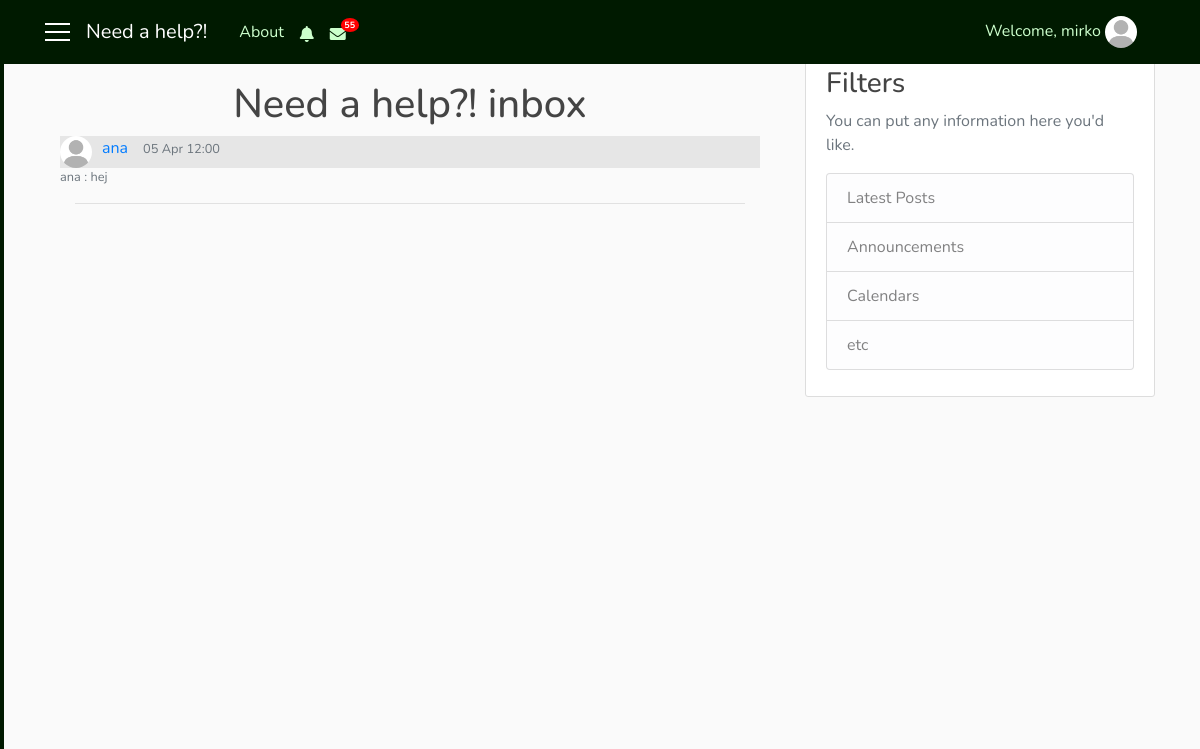
The page /chat/inbox/3 (signed in) on the database its author committed.
### user/models.py (models this page shows, shortened)
class RepairmanNotifications(models.Model):
    repairman = models.ForeignKey(User, on_delete=models.CASCADE)
    notification = models.CharField(max_length=1000)
    url_to_go = models.CharField(max_length=200, default='-')
    date = models.DateTimeField(auto_now_add=True)
    seen = models.BooleanField(default=False)
    remove = models.BooleanField(default=False)

class Profile(models.Model):
    user = models.OneToOneField(User, on_delete=models.CASCADE)
    gender = models.CharField(max_length=10, choices=GENDER)
    address = models.CharField(max_length=50)
    birth_date = models.DateField(null=True)
    phone_number = models.CharField(max_length=100)
    costs = models.IntegerField(default=100)
    role = models.CharField(max_length=15, choices=ROLES)
    profession = models.CharField(max_length=250, choices=PROFESSION, default='Other')
    knowledges = models.TextField(max_length=1000)
    rating = models.FloatField(default=0.0)
    rated = models.IntegerField(default=0)
    hired = models.IntegerField(default=0)
    num_hires = models.IntegerField(default=0)
    photo = models.ImageField(default='default_user.jpg', upload_to='profile_user')

### chat/models.py (models this page shows)
class ChatMessage(models.Model):
    thread = models.ForeignKey(Thread, null=True, blank=True, on_delete=models.SET_NULL)
    user = models.ForeignKey(User, verbose_name='sender', on_delete=models.CASCADE)
    message = models.TextField()
    timestamp = models.DateTimeField(auto_now_add=True)

### chat/views.py (the view)
# urls.py: path("inbox/<int:pk>", InboxView.as_view(), name='inbox'),
class InboxView(LoginRequiredMixin, ListView):
    template_name = 'chat/inbox.html'
    context_object_name = 'users'
    def get_queryset(self):
        return ChatMessage.objects.filter(Q(thread__first=self.request.user) | Q(thread__second=self.request.user)).order_by('-timestamp').distinct()
    def get_context_data(self, **kwargs):
        context = super().get_context_data(**kwargs)
        us = self.request.user
        thrd = Thread.objects.filter(Q(first=self.request.user) | Q(second=self.request.user))
        not_r = RepairmanNotifications.objects.filter(repairman=us, remove=False).order_by('-date')
        not_c = ClientNotifications.objects.filter(client=us, remove=False).order_by('-date')
        not_rep = RepairmanNotifications.objects.filter(repairman=us, seen=False).count()
        not_cli = ClientNotifications.objects.filter(client=us, seen=False).count()
        context['not_r'] = not_r
        context['not_c'] = not_c
        context['not_rep'] = not_rep
        context['not_cli'] = not_cli
        context['th'] = thrd
        return context

### chat/templates/chat/inbox.html (shortened to what this page needs)
{% extends "need_a_help_app/base.html" %}
{% block notify_repairman %}
    {% if not_r %}
        <i class="nav-item nav-link fas fa-bell mt-1 popOver" data-title="Notifications" data-content="
            <div class='container'>
                {% for n in not_r|slice:'5' %}
                    <div {% if not n.seen %}class='row not_seen'{% else %}class='row not_row' style='cursor: pointer;'{% endif %} onclick='location.href=&quot;{{ n.url_to_go }}?not={{ n.id }}&quot;;'>
                        {{ n.notification }}
                        <div class='col-sm-3 col-md-3 col-lg-3'>
                            <small class='text-secondary text-muted'>{{ n.date|date:'dM H:i' }}</small>
                        </div>
                    </div>
                    <hr width=100%>
                {% endfor %}
                <div class='row'>
                    <div class='col-sm-12 col-md-12 col-lg-12 pl-5'>
                        <a href='{% url 'notifications_repairman' user.id %}'>Show all notifications</a>
                    </div>
                </div>
            </div>" data-placement="bottom" data-html="true" data-toggle="popover" data-container="body" data-trigger="click"></i>
    {% else %}
        <i class="nav-item nav-link fas fa-bell mt-1 popOver" data-title="Notifications" data-content="
            <h6 class='text-secondary text-muted' align='center'>No results</h6>" data-placement="bottom" data-html="true" data-toggle="popover" data-container="body" data-trigger="hover"></i>
    {% endif %}
{% endblock %}
{% block mess_client %}
        <span class="badge badge-notify-mess">55</span>
{% endblock %}
{% block content %}
    <div class="container mt-4">
        <h1 align="center">Need a help?! inbox</h1>
        {% if users %}
            <div class='container'>
               {% for u in users|slice:'1' %}
                    {% if u.user == user %}
                        {% if u.user == u.thread.first %}
                             <div class="row not_seen" onclick="location.href=&quot;{% url 'messages' u.thread.second %}&quot;;">
                        {% else %}
                             <div class="row not_seen" onclick="location.href=&quot;{% url 'messages' u.thread.first %}&quot;;">
                        {% endif %}
                    {% else %}
                        <div class="row not_seen" onclick="location.href=&quot;{% url 'messages' u.user %}&quot;;">
                    {% endif %}
                        {% if u.user == user %}
                            {% if u.user == u.thread.first %}
                                <a href="{% url 'info' u.thread.second.id %}"><img class="rounded-circle navbar-img" src="{{ u.thread.second.profile.photo.url }}"></a>
                            {% else %}
                                <a href="{% url 'info' u.thread.first.id %}"><img class="rounded-circle navbar-img" src="{{ u.thread.first.profile.photo.url }}"></a>
                            {% endif %}
                    {% else %}
                        <a href="{% url 'info' u.user.id %}"><img class="rounded-circle navbar-img" src="{{u.user.profile.photo.url }}"></a>
                    {% endif %}
                    {% if u.user == user %}
                        {% if u.user == u.thread.first %}
                            <a href="{% url 'info' u.thread.second.id %}">{{ u.thread.second }}</a>
                        {% else  %}
                            <a href="{% url 'info' u.thread.first.id %}">{{ u.thread.first }}</a>
                        {% endif %}
                    {% else %}
                            <a href="{% url 'info' u.user.id %}">{{ u.user }}</a>
                    {% endif %}
                        <div class="col-sm-3 col-md-3 col-lg-3">
                            <small class="text-secondary text-muted">{{ u.timestamp|date:'d M H:i' }}</small>
                        </div>
                    </div>
                     <div class="row">
                            {% if u.user == user %}
                                 <small class="text-secondary text-muted">You : {{u.message}}</small>
                            {% else %}
                                 <small class="text-secondary text-muted">{{u.user}} : {{u.message}}</small>
                            {% endif %}
                        </div>
                    <hr width=100%>
               {% endfor %}
            </div>
        {% endif %}
    </div>
{% endblock %}

### need_a_help_app/templates/need_a_help_app/base.html (shortened to what this page needs)
{% load static %}
<!DOCTYPE html>
<html>
    <head>
        <link rel="stylesheet" href="https://maxcdn.bootstrapcdn.com/bootstrap/4.0.0/css/bootstrap.min.css">
        <link rel="stylesheet" href="https://use.fontawesome.com/releases/v5.7.2/css/all.css">
        <link rel="stylesheet" type="text/css" href="{% static 'need_a_help_app/style.css' %}">
    </head>
    <body>
      <div id="wrapper">
          {% if user.is_authenticated and user.profile.role == 'client' %}
            <div id="sidebar-wrapper">
                <ul class="sidebar-nav">
                    <div class="list-group pt-2 d-none d-sm-none d-md-block d-lg-block">
                      <a class="list-group-item sb" href="{% url 'main_client' %}"><i class="fa fa-home fa-fw" aria-hidden="true"></i>&nbsp; Home</a>
                      <a class="list-group-item sb" href="{% url 'inbox' user.id %}"><i class="fa fa-envelope fa-fw" aria-hidden="true"></i>&nbsp; Messages</a>
                      <a class="list-group-item sb" href="{% url 'notifications_client' user.id %}"><i class="fa fa-bell fa-fw" aria-hidden="true"></i>&nbsp; My notifications</a>
                      <a class="list-group-item sb" href="{% url 'profile' user.id %}"><i class="fa fa-cog fa-fw" aria-hidden="true"></i>&nbsp; Settings</a>
                      <a class="list-group-item sb" href="{% url 'favorites' %}"><i class="fa fa-star fa-fw" aria-hidden="true"></i>&nbsp; My favourites</a>
                    </div>
                    <div class="list-group pt-2 d-block d-sm-block d-md-none d-lg-none">
                      <a class="list-group-item sb" href="{% url 'main_client' %}"><i class="fa fa-home fa-fw" aria-hidden="true"></i></a>
                      <a class="list-group-item sb" href="{% url 'inbox' user.id %}"><i class="fa fa-envelope fa-fw" aria-hidden="true"></i></a>
                      <a class="list-group-item sb" href="{% url 'notifications_client' user.id %}"><i class="fa fa-bell fa-fw" aria-hidden="true"></i></a>
                      <a class="list-group-item sb" href="{% url 'profile' user.id %}"><i class="fa fa-cog fa-fw" aria-hidden="true"></i></a>
                      <a class="list-group-item sb" href="{% url 'favorites' %}"><i class="fa fa-star fa-fw" aria-hidden="true"></i></a>
                      {% block bell_cli %}{% endblock %}
                    </div>
                </ul>
            </div>
          {% elif user.is_authenticated and user.profile.role == 'repairman' %}
            <div id="sidebar-wrapper">
                <ul class="sidebar-nav">
                    <div class="list-group pt-2 d-none d-sm-none d-md-block d-lg-block">
                      <a class="list-group-item sb" href="{% url 'main_repairman' %}">&nbsp; Home</a>
                      <a class="list-group-item sb" href="{% url 'inbox' user.id %}">&nbsp; Messages</a>
                      <a class="list-group-item sb" href="{% url 'notifications_repairman' user.id %}">&nbsp; My notifications</a>
                      <a class="list-group-item sb" href="{% url 'profile' user.id %}">&nbsp; Settings</a>
                      <a class="list-group-item sb" href="{% url 'repairman_feedbacks' user.id %}">&nbsp; My feedbacks</a>
                      <a class="list-group-item sb" href="{% url 'repairman_apps' user.id %}">&nbsp; My applications</a>
                    </div>
                </ul>
            </div>
          {% endif %}
          <header class="site-header">
            <nav class="navbar navbar-expand-md navbar-dark bg-steel fixed-top">
              <div class="container">
                {% if user.is_authenticated %}
                  <a href='#' id='menu-toggle'><div class='menu-icon'></div>
                                  <div class='menu-icon'></div>
                                  <div class='menu-icon'></div></a>
                  {% if user.profile.role == 'client' %}
                    <a class="navbar-brand mr-4 ml-3 d-none d-sm-none d-md-block d-lg-block" href="{% url 'main_client' %}">Need a help?!</a>
                    <a class="navbar-brand mr-auto ml-auto d-md-none d-lg-none" href="{% url 'main_client' %}">Need a help?!</a>
                  {% else %}
                    <a class="navbar-brand mr-4 ml-3 d-none d-sm-none d-md-block d-lg-block" href="{% url 'main_repairman' %}">Need a help?!</a>
                  {% endif %}
                {% endif %}
                <div class="collapse navbar-collapse" id="navbarToggle">
                  <div class="navbar-nav mr-auto">
                    <a class="nav-item nav-link" href="{% url 'about' %}">About</a>
                    {% if user.is_authenticated %}
                      <div  class="collapse navbar-collapse hidden-xs">
                        {% if user.profile.role == 'repairman' %}
                          {% block notify_repairman %}{% endblock %}
                        {% else %}
                          {% block notify_client %}{% endblock %}
                        {% endif %}
                        <i class="nav-item nav-link fas fa-envelope mt-1"></i>
                        {% block mess_client %}{% endblock %}
                      </div>
                    {% else %}
                      <div class="d-sm-block d-md-none">
                        <a class="nav-item nav-link" href="{% url 'login' %}">Login</a>
                        <a class="nav-item nav-link" href="{% url 'register' %}">Register</a>
                      </div>
                    {% endif %}
                  </div>
                </div>
                  <div class="navbar-nav">
                    {% if user.is_authenticated %}
                      <div class="collapse navbar-collapse hidden-xs">
                          <span class="nav-item nav-link">Welcome, {{ user.username }}
                            <img class="rounded-circle navbar-img popOver" data-title="Logged in as {{ user.profile.role }}" data-content="
                                <a class='list-group-item sb' href='{% url 'info' user.id %}'><i class='fa fa-user fa-fw' aria-hidden='true'></i>&nbsp; My profile</a>
                                <a class='list-group-item sb' href='{% url 'logout' %}'><i class='fas fa-power-off'></i>&nbsp Logout</a>" data-placement="bottom" data-html="true" data-toggle="popover" data-container="body" data-trigger="click" src="{{ user.profile.photo.url }}">
                          </span>
                      </div>
                    {% else %}
                      <div class="collapse navbar-collapse">
                        <a class="nav-item nav-link" href="{% url 'login' %}">Login</a>
                        <a class="nav-item nav-link" href="{% url 'register' %}">Register</a>
                      </div>
                    {% endif %}
                  </div>
              </div>
            </nav>
          </header>
          <div id="page-content-wrapper">
            <main role="main" class="container">
              <div class="row">
                <div class="col-sm-8 col-md-8 col-lg-8">
                  {% block content %}{% endblock %}
                </div>
                {% if user.is_authenticated %}
                  {% block filters %}
                    <div class="col-sm-4 col-md-4 col-lg-4">
                      <div class="content-section">
                        <h3>Filters</h3>
                        <p class='text-muted'>You can put any information here you'd like.
                          <ul class="list-group">
                            <li class="list-group-item list-group-item-light">Latest Posts</li>
                            <li class="list-group-item list-group-item-light">Announcements</li>
                            <li class="list-group-item list-group-item-light">Calendars</li>
                            <li class="list-group-item list-group-item-light">etc</li>
                          </ul>
                        </p>
                      </div>
                    </div>
                  {% endblock %}
                {% endif %}
              </div>
            </main>
          </div>
    </div>
    </body>
</html>

### need_a_help_app/static/need_a_help_app/style.css (style rules this page uses)
body { background: #fafafa; color: #333333; margin-top: 56px; font-family: Nunito; height: 80vh; }
h1, h2, h3, h4, h5, h6 { color: #444444; }
ul { margin: 0; }
.bg-steel { background-color: #001a00; }
.site-header .navbar-nav .nav-link { color: #ccffcc; }
.content-section { background: #ffffff; padding: 10px 20px; border: 1px solid #dddddd; border-radius: 3px; margin-bottom: 20px; }
.navbar-img { height: 32px; width: 32px; margin-right: 10px; cursor: pointer; transition: background 0.2s, transform 0.2s; }
.menu-icon { width: 25px; height: 2px; background-color: white; margin: 6px 0; }
.sidebar-nav { padding-left: 0px; color: black; }
#sidebar-wrapper { z-index: 1; position: fixed; width: 0; height: 100%; overflow-y: hidden; background-color: #001a00; border: 2px solid #001a00; }
#page-content-wrapper { width: 100%; position: static; padding: 0; height: 91.4vh; }
.sb { background-color: #001a00; color: #ccffcc; opacity: 0.9; }
.badge-notify-mess { background: red; position: relative; color: white; border-radius: 50%; top: -7px; left: -13px; font-size: xx-small; }
.not_seen { background: #e6e6e6; cursor: pointer; }
.fa-bell { cursor: pointer; }
.fa-envelope { cursor: pointer; }

### rows shown on the page
ChatMessage: user.profile.photo (placeholder picture), user "ana", timestamp "05 Apr 12:00", message "hej"

### other values the page prints
{{ user.username }} "mirko"
